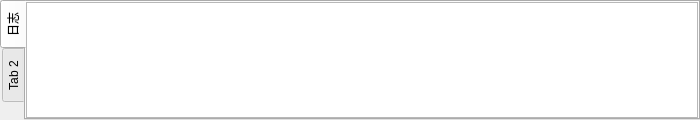
<?xml version="1.0" encoding="UTF-8"?>
<ui version="4.0">
 <class>debugPage</class>
 <widget class="QWidget" name="debugPage">
  <property name="geometry">
   <rect>
    <x>0</x>
    <y>0</y>
    <width>700</width>
    <height>120</height>
   </rect>
  </property>
  <property name="minimumSize">
   <size>
    <width>700</width>
    <height>120</height>
   </size>
  </property>
  <property name="windowTitle">
   <string>Form</string>
  </property>
  <layout class="QVBoxLayout" name="verticalLayout">
   <property name="spacing">
    <number>0</number>
   </property>
   <property name="leftMargin">
    <number>0</number>
   </property>
   <property name="topMargin">
    <number>0</number>
   </property>
   <property name="rightMargin">
    <number>0</number>
   </property>
   <property name="bottomMargin">
    <number>0</number>
   </property>
   <item>
    <widget class="QTabWidget" name="tabWidget">
     <property name="tabPosition">
      <enum>QTabWidget::West</enum>
     </property>
     <widget class="QWidget" name="tab">
      <attribute name="title">
       <string>日志</string>
      </attribute>
      <layout class="QVBoxLayout" name="verticalLayout_2">
       <property name="spacing">
        <number>0</number>
       </property>
       <property name="leftMargin">
        <number>0</number>
       </property>
       <property name="topMargin">
        <number>0</number>
       </property>
       <property name="rightMargin">
        <number>0</number>
       </property>
       <property name="bottomMargin">
        <number>0</number>
       </property>
       <item>
        <widget class="QTextBrowser" name="textBrowser"/>
       </item>
      </layout>
     </widget>
     <widget class="QWidget" name="tab_2">
      <attribute name="title">
       <string>Tab 2</string>
      </attribute>
     </widget>
    </widget>
   </item>
  </layout>
 </widget>
 <resources/>
 <connections/>
</ui>
